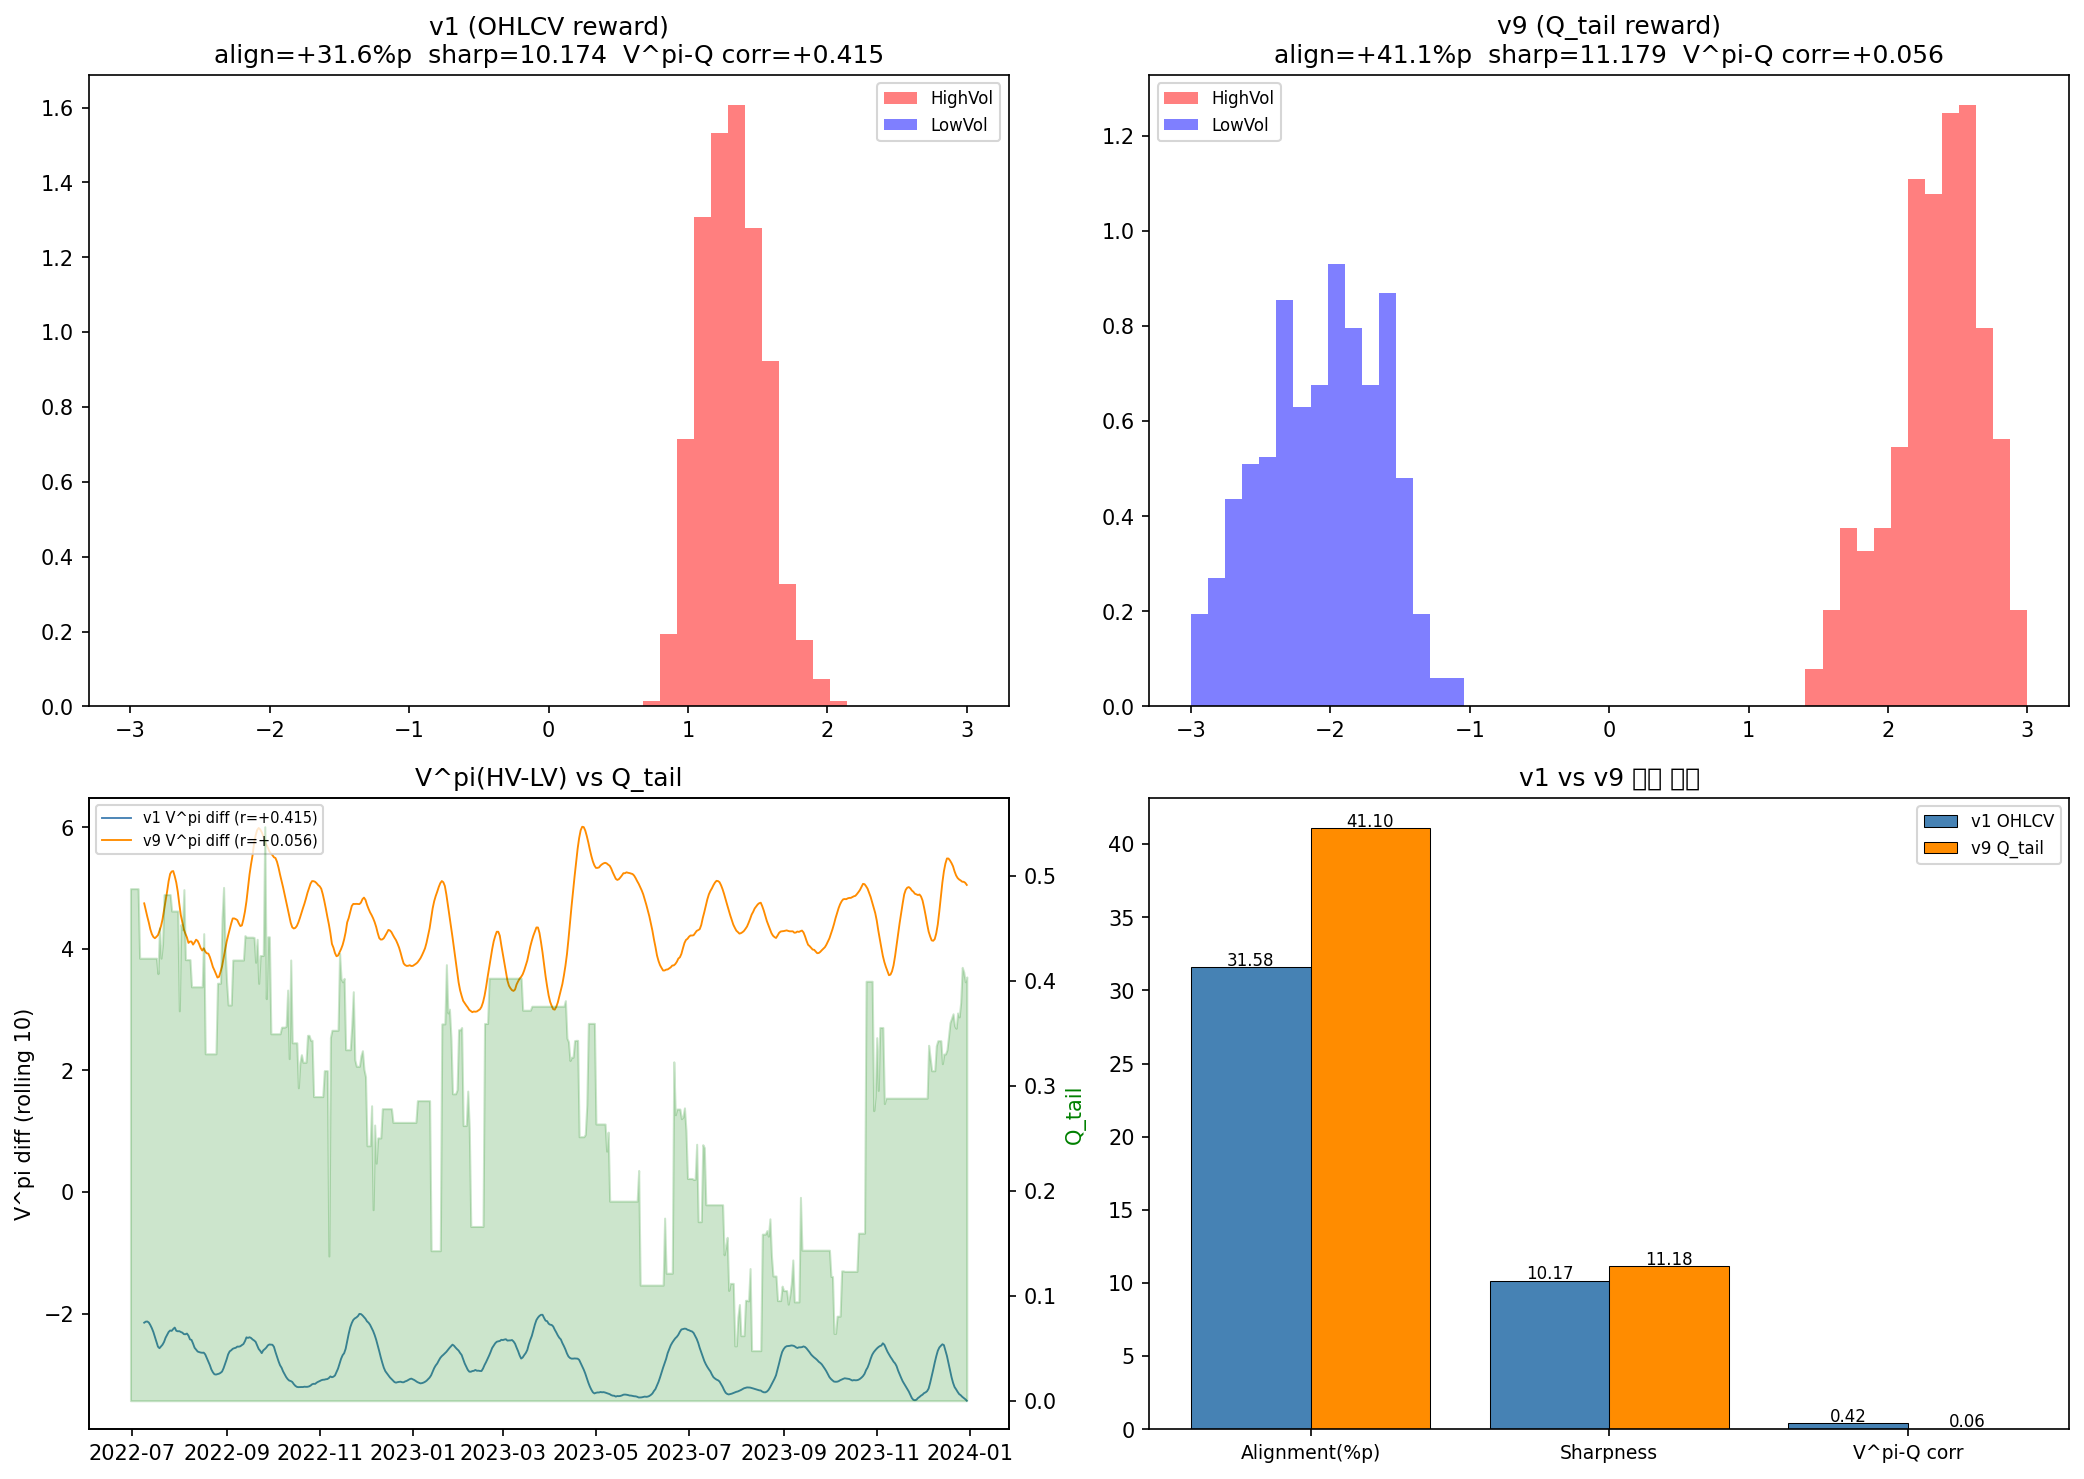

Here is the Python script that generated this plot:
"""
Arena 검증 v9 - P/Q 역할 분리
================================
P (HMM)    -> 경매 regime_prob  (감지)
Q (옵션)   -> 에이전트 reward   (변동성 추출)

reward:
  HighVol: +Q_tail  (long vol: 시장이 공포 프리미엄 많이 내재할수록 이득)
  LowVol:  -Q_tail  (short vol: 프리미엄 압축될수록 이득)

비교: v1 (OHLCV reward) vs v9 (Q reward, P 경매)
핵심 질문: V^pi가 Q_tail을 추적하는가?
"""
import warnings; warnings.filterwarnings('ignore')
import pickle
import numpy as np
import pandas as pd
import torch
import torch.nn as nn
import torch.nn.functional as F
import matplotlib.pyplot as plt
import matplotlib.dates as mdates
from scipy.stats import norm, ks_2samp, pearsonr

# ── 데이터 ────────────────────────────────────────────────
with open("arena_val_features.pkl", 'rb') as f:
    feat, _ = pickle.load(f)
with open("arena_val_hmm.pkl", 'rb') as f:
    regime, high_p, high_state = pickle.load(f)
with open("option_iv_surface.pkl", 'rb') as f:
    iv_surf = pickle.load(f)

dvol = pd.read_csv("dvol_btc.csv", index_col=0, parse_dates=True)

# ── Q_tail ─────────────────────────────────────────────────
THRESHOLD = 0.15

def q_tail(atm_iv, rr, T=30/365):
    if np.isnan(atm_iv) or atm_iv <= 0: return np.nan
    rr = rr if not np.isnan(rr) else 0.0
    il = np.clip(atm_iv - 0.5*abs(rr), 0.05, 5)
    ih = np.clip(atm_iv + 0.5*abs(rr), 0.05, 5)
    d_lo = (np.log(1/(1-THRESHOLD)) - 0.5*il**2*T) / (il*np.sqrt(T))
    d_hi = (np.log(1/(1+THRESHOLD)) - 0.5*ih**2*T) / (ih*np.sqrt(T))
    return float(norm.cdf(-d_lo) + norm.cdf(d_hi))

atm_iv = iv_surf['atm_iv_front'].reindex(feat.index).ffill(limit=20)
rr_sk  = iv_surf['rr_skew'].reindex(feat.index).ffill(limit=20)
dv_iv  = dvol['dvol'].reindex(feat.index).ffill() / 100.0

qs = []
for i in range(len(feat)):
    iv = float(atm_iv.iloc[i]) if not pd.isna(atm_iv.iloc[i]) \
         else (float(dv_iv.iloc[i]) if not pd.isna(dv_iv.iloc[i]) else np.nan)
    rr = float(rr_sk.iloc[i]) if not pd.isna(rr_sk.iloc[i]) else np.nan
    qs.append(q_tail(iv, rr))

q_series = pd.Series(qs, index=feat.index)
q_med    = float(q_series.median())
q_series = q_series.fillna(q_med)
q_arr    = q_series.values

# ── state(128) ─────────────────────────────────────────────
from sklearn.preprocessing import StandardScaler
scaler   = StandardScaler()
X_scaled = scaler.fit_transform(feat.values)

WIN       = 16
STATE_DIM = 128
ACTION_DIM = 3
LR        = 1e-3
N_STEPS   = 3000
GAMMA     = 0.99
ALPHA     = 2.0
SEED      = 42
TRAIN_END = "2022-06-30"
torch.manual_seed(SEED); np.random.seed(SEED)

states_arr, dates_arr = [], []
for i in range(WIN, len(X_scaled)):
    states_arr.append(X_scaled[i - WIN:i].flatten())
    dates_arr.append(feat.index[i])

states_arr      = np.array(states_arr, dtype=np.float32)
dates_arr       = pd.DatetimeIndex(dates_arr)
regimes_aligned = regime.reindex(dates_arr).fillna(0).values.astype(int)
highp_aligned   = high_p.reindex(dates_arr).fillna(0).values
q_aligned       = q_series.reindex(dates_arr).fillna(q_med).values

split_idx   = int(np.searchsorted(dates_arr, pd.Timestamp(TRAIN_END)))
train_data  = states_arr[:split_idx]
train_q     = q_aligned[:split_idx]
val_data    = states_arr[split_idx:]
val_dates   = dates_arr[split_idx:]
val_regimes = regimes_aligned[split_idx:]
val_highp   = highp_aligned[split_idx:]
val_q       = q_aligned[split_idx:]

print(f"Train: {dates_arr[0].date()} ~ {dates_arr[split_idx-1].date()}")
print(f"Val  : {val_dates[0].date()} ~ {val_dates[-1].date()}")
print(f"Train Q_tail mean={train_q.mean():.3f}  std={train_q.std():.3f}")


# ── 모델 ──────────────────────────────────────────────────
class PolicyValueNet(nn.Module):
    def __init__(self, state_dim=128, action_dim=3, h1=64, h2=32):
        super().__init__()
        self.action_dim = action_dim
        self.trunk = nn.Sequential(
            nn.Linear(state_dim, h1), nn.LayerNorm(h1), nn.ReLU(),
            nn.Linear(h1, h2),        nn.LayerNorm(h2), nn.ReLU(),
        )
        self.policy_head = nn.Linear(h2, action_dim)
        self.value_head  = nn.Linear(h2, 1)

    def forward(self, s):
        f      = self.trunk(s)
        logits = self.policy_head(f)
        probs  = F.softmax(logits, dim=-1)
        H      = -torch.sum(probs * torch.log(probs + 1e-9))
        conf   = (1.0 - H / torch.log(torch.tensor(float(self.action_dim)))).item()
        vpi    = self.value_head(f).squeeze(-1).item()
        return logits, conf, vpi


# ── Reward 정의 ────────────────────────────────────────────
def reward_v1(s, ns, bias_type):
    """기존: OHLCV 기반 변동성 방향"""
    d = float(ns[-8 + 2]) - float(s[-8 + 2])
    if bias_type == "HighVol":
        return float(max(0, d) * 2.0 - max(0, -d))
    return float(-abs(d) + 0.1)


def reward_q(idx, bias_type, q_data):
    """신규: Q_tail 기반 (long/short vol premium)"""
    qt = float(q_data[idx])
    if bias_type == "HighVol":
        return float(np.clip(qt - q_med, -1.0, 1.0))   # 프리미엄 높을수록 이득
    else:
        return float(np.clip(q_med - qt, -1.0, 1.0))   # 프리미엄 낮을수록 이득


def train_v1(data, bias_type):
    net = PolicyValueNet(STATE_DIM); opt = torch.optim.Adam(net.parameters(), lr=LR)
    n = len(data)
    for _ in range(N_STEPS):
        i = np.random.randint(0, n-1)
        s=torch.FloatTensor(data[i]); s1=torch.FloatTensor(data[i+1])
        logits,_,vpi=net(s); probs=F.softmax(logits,-1)
        dist=torch.distributions.Categorical(probs); a=dist.sample(); lp=dist.log_prob(a)
        r=reward_v1(data[i],data[i+1],bias_type)
        with torch.no_grad(): _,_,v1=net(s1)
        td=r+GAMMA*v1; adv=td-vpi
        fv=net.trunk(s); vt=net.value_head(fv).squeeze(-1)
        loss=-lp*adv+0.5*F.mse_loss(vt,torch.tensor(td))-0.01*(-torch.sum(probs*torch.log(probs+1e-9)))
        opt.zero_grad(); loss.backward(); torch.nn.utils.clip_grad_norm_(net.parameters(),1.0); opt.step()
    return net


def train_q_reward(data, q_data, bias_type):
    net = PolicyValueNet(STATE_DIM); opt = torch.optim.Adam(net.parameters(), lr=LR)
    n = len(data)
    for _ in range(N_STEPS):
        i = np.random.randint(0, n-2)
        s=torch.FloatTensor(data[i]); s1=torch.FloatTensor(data[i+1])
        logits,_,vpi=net(s); probs=F.softmax(logits,-1)
        dist=torch.distributions.Categorical(probs); a=dist.sample(); lp=dist.log_prob(a)
        r=reward_q(i, bias_type, q_data)
        with torch.no_grad(): _,_,v1=net(s1)
        td=r+GAMMA*v1; adv=td-vpi
        fv=net.trunk(s); vt=net.value_head(fv).squeeze(-1)
        loss=-lp*adv+0.5*F.mse_loss(vt,torch.tensor(td))-0.01*(-torch.sum(probs*torch.log(probs+1e-9)))
        opt.zero_grad(); loss.backward(); torch.nn.utils.clip_grad_norm_(net.parameters(),1.0); opt.step()
    return net


def evaluate(net_hv, net_lv, label):
    vpi_hv, vpi_lv, winners = [], [], []
    with torch.no_grad():
        for i, s_np in enumerate(val_data):
            s=torch.FloatTensor(s_np)
            _,ch,vh=net_hv(s); _,cl,vl=net_lv(s)
            p=float(val_highp[i])
            bid_hv=ch*(1+ALPHA*p); bid_lv=cl*(1+ALPHA*(1-p))
            vpi_hv.append(vh); vpi_lv.append(vl)
            winners.append(0 if bid_hv>=bid_lv else 1)
    vpi_hv=np.array(vpi_hv); vpi_lv=np.array(vpi_lv); winners=np.array(winners)
    hm=val_regimes==high_state; lm=~hm
    align=((winners[hm]==0).mean()-(winners[lm]==0).mean())*100
    pool_std=np.sqrt((vpi_hv.std()**2+vpi_lv.std()**2)/2+1e-9)
    sharpness=abs(vpi_hv.mean()-vpi_lv.mean())/pool_std
    _,ks_p=ks_2samp(vpi_hv,vpi_lv)
    vpi_diff=vpi_hv-vpi_lv
    corr_q,corr_p=pearsonr(vpi_diff,val_q) if val_q.std()>1e-6 else (0,1)
    print(f"[{label}]  align={align:+.1f}%p  sharp={sharpness:.3f}  "
          f"KS p={ks_p:.4f}  V^pi-Q corr={corr_q:+.3f}(p={corr_p:.3f})")
    return dict(label=label, align=align, sharpness=sharpness, ks_p=ks_p,
                vpi_hv=vpi_hv, vpi_lv=vpi_lv, winners=winners,
                corr_q=corr_q, corr_p=corr_p)


# ── 학습 및 평가 ──────────────────────────────────────────
print("\n=== v1: OHLCV reward (기준) ===")
nhv_v1 = train_v1(train_data, "HighVol")
nlv_v1 = train_v1(train_data, "LowVol")
res_v1 = evaluate(nhv_v1, nlv_v1, "v1 OHLCV reward")

print("\n=== v9: Q_tail reward + P 경매 ===")
nhv_v9 = train_q_reward(train_data, train_q, "HighVol")
nlv_v9 = train_q_reward(train_data, train_q, "LowVol")
res_v9 = evaluate(nhv_v9, nlv_v9, "v9 Q_tail reward")


# ── 시각화 ────────────────────────────────────────────────
fig, axes = plt.subplots(2, 2, figsize=(14, 10))

# V^pi 분포 비교
for ax, res, title in zip([axes[0,0],axes[0,1]],
                          [res_v1, res_v9],
                          ['v1 (OHLCV reward)', 'v9 (Q_tail reward)']):
    bins = np.linspace(-3,3,50)
    ax.hist(res['vpi_hv'], bins=bins, alpha=0.5, color='red',  label='HighVol', density=True)
    ax.hist(res['vpi_lv'], bins=bins, alpha=0.5, color='blue', label='LowVol',  density=True)
    ax.set_title(f"{title}\nalign={res['align']:+.1f}%p  sharp={res['sharpness']:.3f}"
                 f"  V^pi-Q corr={res['corr_q']:+.3f}")
    ax.legend(fontsize=8)

# V^pi diff vs Q_tail 시계열
ax = axes[1,0]
ax2 = ax.twinx()
for res, color, lbl in [(res_v1,'steelblue','v1'),(res_v9,'darkorange','v9')]:
    diff = pd.Series(res['vpi_hv']-res['vpi_lv'], index=val_dates).rolling(10).mean()
    ax.plot(val_dates, diff, lw=0.9, color=color, label=f'{lbl} V^pi diff (r={res["corr_q"]:+.3f})')
ax2.fill_between(val_dates, val_q, alpha=0.2, color='green', label='Q_tail')
ax2.set_ylabel("Q_tail", color='green')
ax.set_title("V^pi(HV-LV) vs Q_tail")
ax.set_ylabel("V^pi diff (rolling 10)")
ax.legend(fontsize=7, loc='upper left')
ax.xaxis.set_major_formatter(mdates.DateFormatter('%Y-%m'))

# 지표 비교
ax = axes[1,1]
metrics = ['align','sharpness','corr_q']
labels  = ['Alignment(%p)', 'Sharpness', 'V^pi-Q corr']
x = np.arange(len(metrics))
ax.bar(x-0.2, [abs(res_v1[m]) for m in metrics], 0.4,
       label='v1 OHLCV', color='steelblue', edgecolor='black', lw=0.5)
ax.bar(x+0.2, [abs(res_v9[m]) for m in metrics], 0.4,
       label='v9 Q_tail', color='darkorange', edgecolor='black', lw=0.5)
for xi, m in zip(x, metrics):
    ax.text(xi-0.2, abs(res_v1[m])+0.1, f'{res_v1[m]:.2f}', ha='center', fontsize=8)
    ax.text(xi+0.2, abs(res_v9[m])+0.1, f'{res_v9[m]:.2f}', ha='center', fontsize=8)
ax.set_xticks(x); ax.set_xticklabels(labels, fontsize=9)
ax.set_title("v1 vs v9 지표 비교")
ax.legend(fontsize=8)

plt.tight_layout()
plt.savefig("arena_validation_v9.png", dpi=150, bbox_inches='tight')
print("\n그래프 저장: arena_validation_v9.png")

# ── 판정 ──────────────────────────────────────────────────
print("\n" + "=" * 60)
print("Arena v9 - P 감지 / Q 변동성 추출 분리")
print("=" * 60)
print(f"{'':20s} {'v1(OHLCV)':>12} {'v9(Q rwd)':>12} {'delta':>8}")
print("-" * 56)
for k, name in [('align','Alignment(%p)'),('sharpness','Sharpness'),('corr_q','V^pi-Q corr')]:
    print(f"  {name:18s} {res_v1[k]:>12.3f} {res_v9[k]:>12.3f} {res_v9[k]-res_v1[k]:>+8.3f}")

corr_improved  = abs(res_v9['corr_q']) > abs(res_v1['corr_q'])
align_held     = res_v9['align'] > res_v1['align'] - 10
sharp_improved = res_v9['sharpness'] > res_v1['sharpness']

print(f"\n  V^pi-Q corr 개선: {'YES' if corr_improved  else 'NO'}")
print(f"  Alignment 유지:   {'YES' if align_held     else 'NO'}")
print(f"  Sharpness 개선:   {'YES' if sharp_improved else 'NO'}")

if corr_improved and align_held:
    verdict = "P/Q 역할 분리 성공 - V^pi가 Q 기반 변동성을 추출하면서 경매 정렬도 유지"
elif corr_improved:
    verdict = "V^pi-Q 연결 확인 - alignment 희생이 있지만 이론적 연결 성립"
else:
    verdict = "Q reward가 V^pi-Q 연결을 만들지 못함"
print(f"\n  판정: {verdict}")
print("=" * 60)
